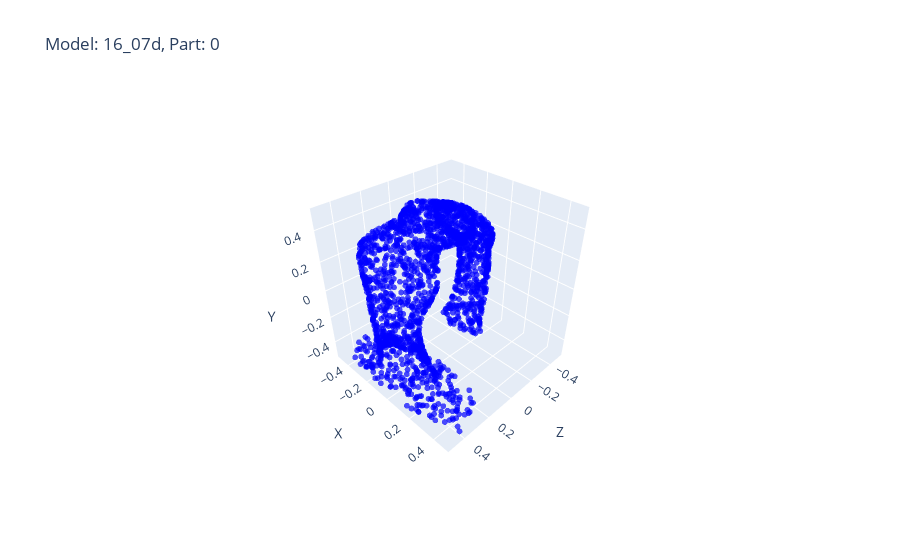

Write notebook code for a chart like this one.
### Code cell
visualize_part(dataset, 68, ).show()

### Figure 1 — Plotly figure (JSON) as saved in the notebook; plotly's stock layout.template omitted (floating-point values rounded to 4 significant figures; data arrays with more than 128 entries replaced by an {"elided": "..."} marker saying what was removed)
{"data": [{"marker": {"color": "blue", "opacity": 0.7, "size": 2}, "mode": "markers", "name": "Part Points", "type": "scatter3d", "x": {"elided": "2048 float values"}, "y": {"elided": "2048 float values"}, "z": {"elided": "2048 float values"}}], "layout": {"scene": {"camera": {"center": {"x": 0, "y": 0, "z": 0}, "eye": {"x": 1.5, "y": 1.5, "z": 1.5}, "up": {"x": 0, "y": 1, "z": 0}}, "xaxis": {"title": {"text": "X"}}, "yaxis": {"title": {"text": "Y"}}, "zaxis": {"title": {"text": "Z"}}}, "title": {"text": "Model: 16_07d, Part: 0"}}}
